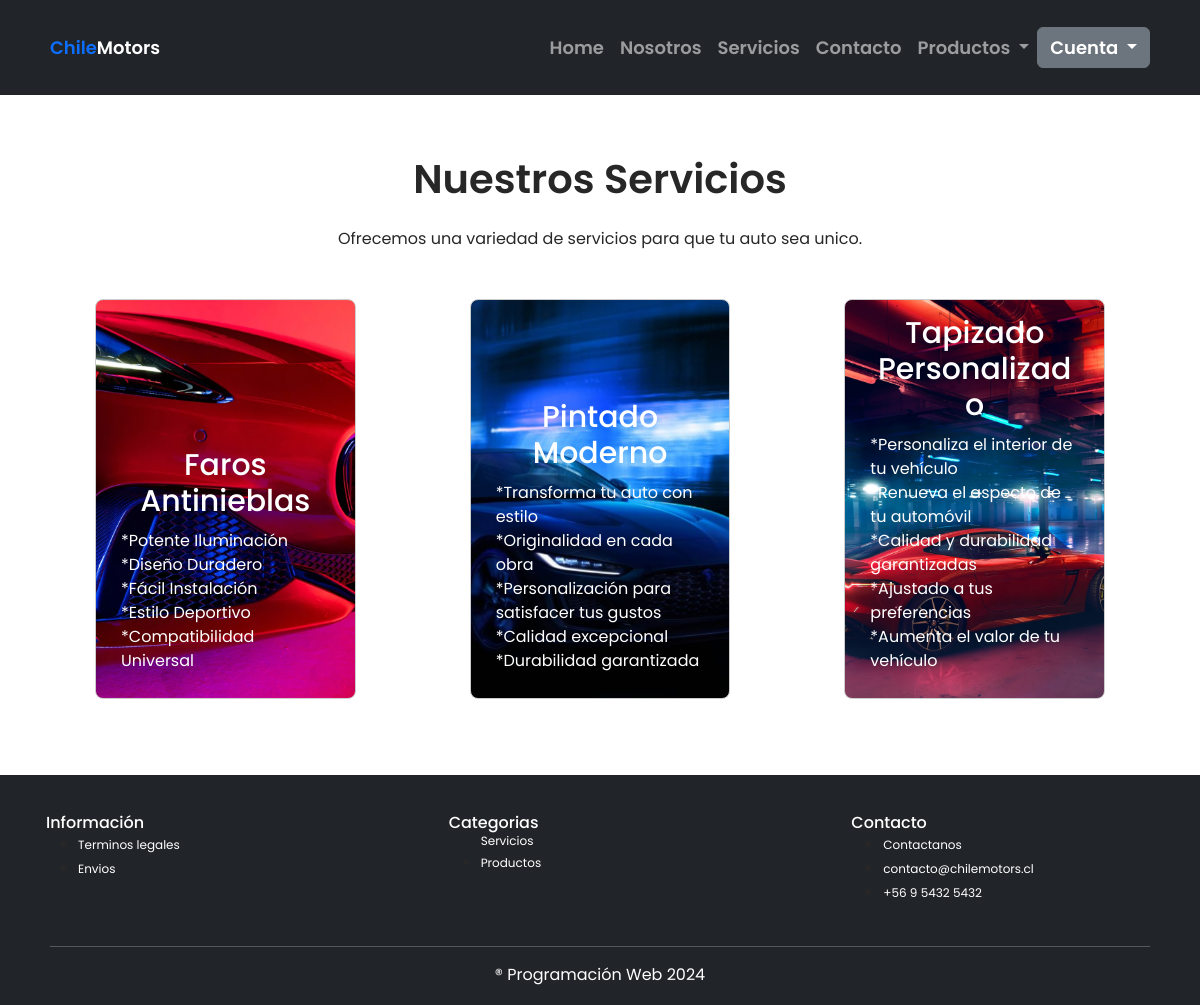
The app's page /servicios/ with its own data.
### my_app/models.py (models this page shows, shortened)
class Servicios(models.Model):
    titulo = models.CharField(max_length=100)
    descripcion = models.TextField(blank=True, null=True)
    imagen = models.ImageField(upload_to='carrusel/')
    activo = models.BooleanField(default=True)
    boton_texto = models.CharField(max_length=50, blank=True, null=True)
    boton_url = models.URLField(blank=True, null=True)

### my_app/views.py (the view)
# urls.py: path('servicios/', views.servicios, name='servicios'),
def servicios(request):
    servicios_items = Servicios.objects.filter(activo=True) #Obtiene los Servicios
    context = {
        'servicios': servicios_items,
    }
    return render(request, 'my_app/servicios.html', context)

### my_app/context_processors.py (called while the page is built)
def categorias_processor(request):
    categorias = Categoria.objects.all()
    return {'categorias': categorias}

### templates/my_app/servicios.html (shortened to what this page needs)
{% extends 'my_app/base.html' %}
{% load static %}
{% block content %}
<section class="services">
  <div class="container">
    <h2 class="text-center d-none d-md-block titleweight">Nuestros Servicios</h2>
    <div class="section-header text-center pb-5">
      <p2>Ofrecemos una variedad de servicios para que tu auto sea unico.</p2>
    </div>
    <div class="row justify-content-center">
      {% for servicio in servicios %}
        <div class="col-12 col-md-6 col-lg-4 mb-3 d-flex align-items-stretch">
          <div class="card" style="background-image: url('{{ servicio.imagen.url }}');">
            <div class="card-body">
              <h3 class="card-title">{{ servicio.titulo }}</h3>
              <p class="card-p">
                {{ servicio.descripcion|linebreaks }}
              </p>
            </div>
          </div>
        </div>
      {% endfor %}
    </div>
  </div>
</section>
{% endblock content %}

### static/my_app/css/style.css (style rules this page uses)
* { font-family: "Poppins", sans-serif; color: #282727; }
p, h1, h2, h3, h4, h5, h6 { margin: 0; padding: 0; box-sizing: border-box; }
.titleweight { font-weight: 600; color: #282727; }
.services { padding: 50px 0; display: flex; justify-content: center; font-family: "Poppins", sans-serif; color: #ffffff; }
.services p { font-family: "Poppins", sans-serif; color: #ffffff; }
.card { height: 100%; display: flex; flex-direction: column; justify-content: space-between; background-size: cover; background-position: center; border-radius: 15px; overflow: hidden; position: relative; margin: 0 45px; width: 300px; }
.card-title { font-size: 30px; margin-bottom: 10px; color: white; text-align: center; }
.card-p { color: rgb(255, 255, 255); font-size: 20px; text-align: left; }
.card-body { flex: 1 1 auto; padding: 25px; display: flex; flex-direction: column; justify-content: flex-start; position: absolute; bottom: 0; width: 100%; }
@media (min-width: 1200px) { h2 { font-size: 2.5rem; margin-bottom: 1.5rem; color: black; } }
.card { width: 300px; height: 400px; border: 1px solid #ccc; border-radius: 8px; overflow: hidden; }
.container { padding: 10px 20px; color: #e1f3fe; }

### records on screen
Servicios: imagen (picture), titulo "Faros Antinieblas", descripcion "*Potente Iluminación *Diseño Duradero *Fácil Instalación *Estilo Deportivo *Compatibilidad Universal"
Servicios: imagen (picture), titulo "Pintado Moderno", descripcion "*Transforma tu auto con estilo *Originalidad en cada obra *Personalización para satisfacer tus gustos *Calidad excepcional *Durabilidad garantizada"
Servicios: imagen (picture), titulo "Tapizado Personalizado", descripcion "*Personaliza el interior de tu vehículo *Renueva el aspecto de tu automóvil *Calidad y durabilidad garantizadas *Ajustado a tus preferencias *Aumenta el valor de tu vehículo"
